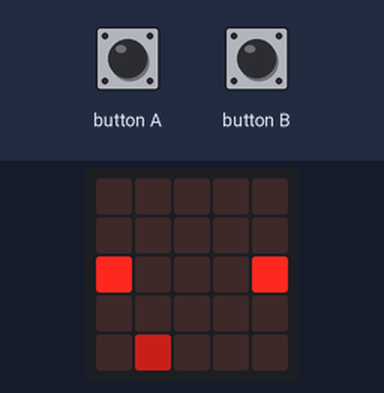
A program run on a simulated BBC micro:bit (MakeCode). Shown: the board's 5×5 LED display. The inputs (shaded band) are chosen by the test bench. Random numbers come from a fixed seed.

Above: at 1.28 s.
1.3 s: button A pressed for 0.15 s
At 1.39 s:
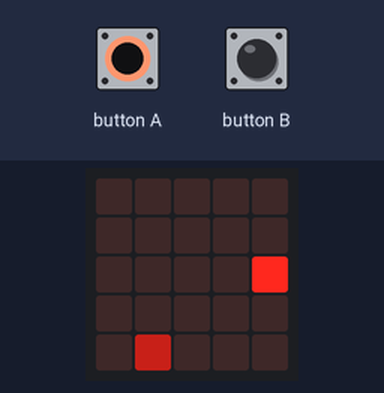
2.0 s: button A pressed for 0.15 s
At 2.09 s:
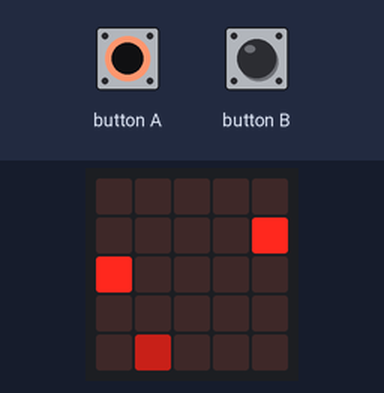
2.7 s: button B pressed for 0.15 s
At 3.15 s:
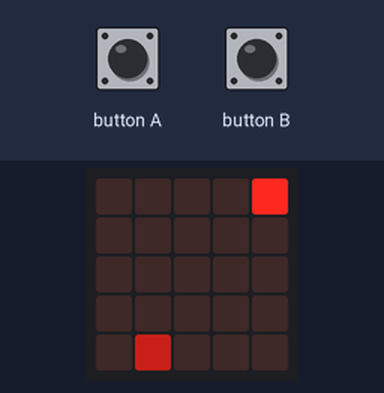
3.4 s: button A pressed for 0.15 s
4.1 s: button A pressed for 0.15 s
4.8 s: button B pressed for 0.15 s
At 5.15 s:
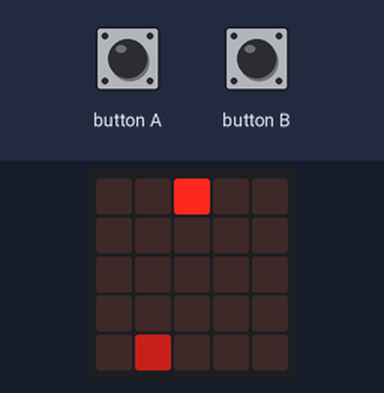

The program:

main.ts
```typescript
input.onButtonPressed(Button.A, function () {
    角色.turn(Direction.Left, 90)
})
input.onButtonPressed(Button.B, function () {
    角色.turn(Direction.Right, 90)
})
let 角色: game.LedSprite = null
角色 = game.createSprite(2, 2)
角色.set(LedSpriteProperty.Brightness, 300)
let 水果 = game.createSprite(randint(0, 4), randint(0, 4))
水果.set(LedSpriteProperty.Brightness, 100)
let 障礙 = game.createSprite(randint(0, 4), randint(0, 4))
障礙.set(LedSpriteProperty.Blink, 100)
game.setScore(0)
game.setLife(3)
basic.forever(function () {
    角色.move(1)
    basic.pause(1000)
    if (角色.isTouching(水果)) {
        水果.delete()
        水果 = game.createSprite(randint(0, 4), randint(0, 4))
        水果.set(LedSpriteProperty.Brightness, 100)
        game.addScore(1)
    }
    if (角色.isTouching(障礙)) {
        障礙.delete()
        障礙 = game.createSprite(randint(0, 4), randint(0, 4))
        障礙.set(LedSpriteProperty.Blink, 100)
        game.removeLife(1)
    }
})
```

test.ts
```typescript
// 在這裡測試；當此封包作為擴充功能時，將不會編譯此內容。
```
